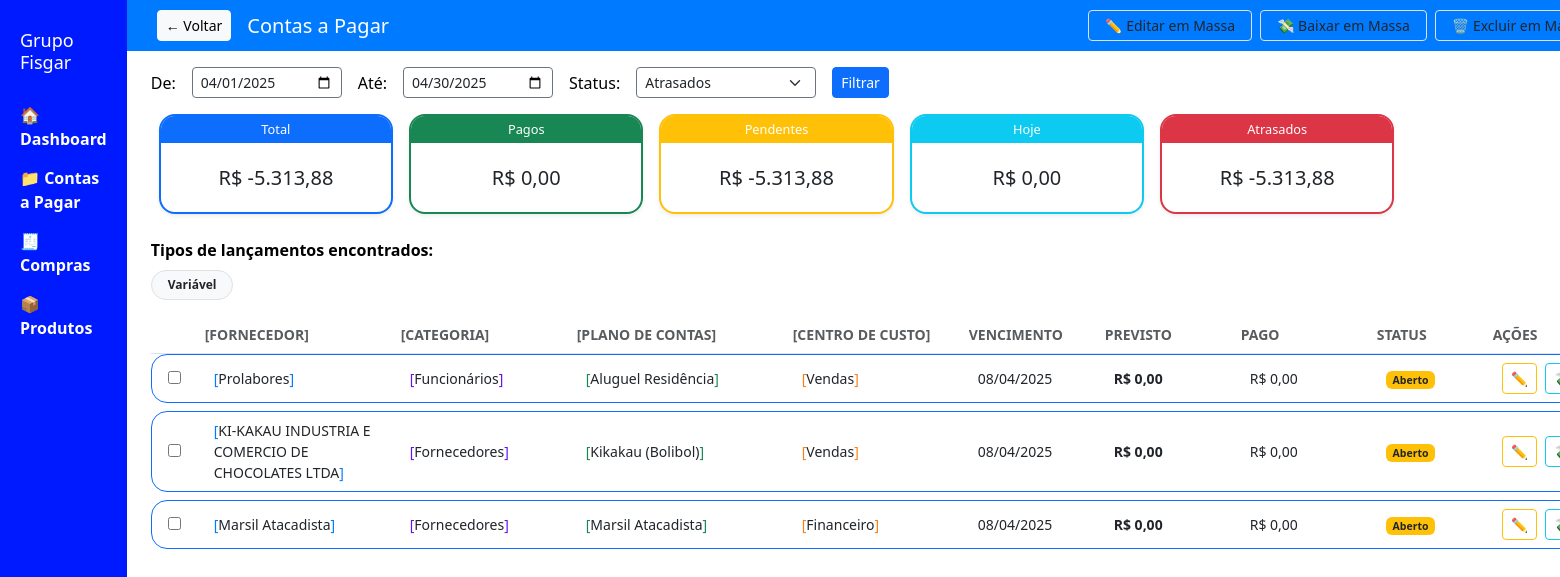
The app's page /contas-a-pagar?status=atrasados with its own data.
### tables this page shows
CREATE TABLE contas_a_pagar (
                codigo INTEGER PRIMARY KEY,
                "vencimento" TEXT, "agendamento" TEXT, "fornecedor" TEXT, "banco_pagamento" TEXT, "banco_previsto" TEXT, "valor" TEXT, "valor_pendente" TEXT, "valor_pago" TEXT, "documento" TEXT, "documento_tipo" TEXT, "pagamento_tipo" TEXT, "plano_de_contas" TEXT, "data_cadastro" TEXT, "data_competencia" TEXT, "data_documento" TEXT, "data_pagamento" TEXT, "arquivo_pagamento" TEXT, "arquivo_documento" TEXT, "arquivo_xml" TEXT, "arquivo_boleto" TEXT, "comentario" TEXT, "recebimento" TEXT, "codigo_externo" TEXT, "empresa" TEXT, "conta" TEXT, "status" TEXT, "categorias" TEXT, "tipo_custo" TEXT
            , centro_de_custo TEXT, tipo TEXT, emissao TEXT, tipo_documento TEXT, tipo_pagamento TEXT);

### routes/contas_a_pagar.py (the view, shortened to what this page needs)
@contas_a_pagar_bp.route("/contas-a-pagar")
def contas_a_pagar():
    try:
        status = request.args.get("status", "Todos")
        from calendar import monthrange
        hoje = datetime.today()
        mes_atual = hoje.month
        ano_atual = hoje.year
        data_inicio = request.args.get("inicio") or f"{ano_atual}-{mes_atual:02d}-01"
        data_fim = request.args.get("fim") or f"{ano_atual}-{mes_atual:02d}-{monthrange(ano_atual, mes_atual)[1]}"
        formato_json = request.args.get("json") == "1"
        hoje = datetime.today()
        data_hoje_str = hoje.strftime("%d/%m/%Y")
        conn = sqlite3.connect("grupo_fisgar.db")
        cursor = conn.cursor()
        cursor.execute("""
            SELECT valor
            FROM contas_a_pagar
            WHERE status IN ('Aberto', 'Pendente', 'Pago Parcialmente')
              AND vencimento < ?
        """, (data_hoje_str,))
        valores_atrasados = [formatar_valor(row[0]) for row in cursor.fetchall()]
        total_atrasado = -sum(valores_atrasados)
        try:
            cursor.execute("""
                SELECT codigo, fornecedor, categorias, centro_de_custo, tipo,
                       vencimento, valor, valor_pago, status, plano_de_contas
                FROM contas_a_pagar
            """)
            dados = cursor.fetchall()
            conn.close()
            dados_filtrados = []
            for d in dados:
                try:
                    vencimento = datetime.strptime(d[5].strip(), "%d/%m/%Y").date()
                except:
                    continue
                if status == "atrasados":
                    if d[8] not in ("Aberto", "Pendente", "Pago Parcialmente") or vencimento >= hoje.date():
                        continue
                if data_inicio and vencimento < datetime.strptime(data_inicio, "%Y-%m-%d").date():
                    continue
                if data_fim and vencimento > datetime.strptime(data_fim, "%Y-%m-%d").date():
                    continue
                if status != "Todos" and status != "atrasados" and d[8] != status:
                    continue
                dados_filtrados.append(d)
            totais = {
                "total": sum(-formatar_valor(d[6]) for d in dados_filtrados),
                "pagos": sum(formatar_valor(d[6]) for d in dados_filtrados if d[8] == "Pago"),
                "pendentes": sum(-formatar_valor(d[6]) for d in dados_filtrados if
                                 d[8] in ("Aberto", "Pendente", "Pago Parcialmente")),
                "hoje": sum(-formatar_valor(d[6]) for d in dados_filtrados
                            if datetime.strptime(d[5], "%d/%m/%Y").date() == hoje.date()),
                "atrasados": sum(-formatar_valor(d[6]) for d in dados_filtrados
                                 if d[8] in ("Aberto", "Pendente", "Pago Parcialmente") and
                                 datetime.strptime(d[5], "%d/%m/%Y").date() < hoje.date())
            }
            lista = [{
                "codigo": d[0],
                "fornecedor": d[1],
                "categoria": d[2],
                "centro": d[3],
                "tipo": d[4],
                "vencimento": d[5],
                "valor": f"R$ {formatar_valor(d[6]):,.2f}".replace(",", "X").replace(".", ",").replace("X", "."),
                "valor_pago": f"R$ {formatar_valor(d[7]):,.2f}".replace(",", "X").replace(".", ",").replace("X", "."),
                "status": d[8],
                "plano": d[9],
                "raw_valor": formatar_valor(d[6])
            } for d in dados_filtrados]
            tipos_unicos = list({item["tipo"] for item in lista if item.get("tipo")})
            return render_template(
                "contas_a_pagar.html",
                lancamentos=lista,
                totais=totais,
                status=status,
                data_inicio=data_inicio,
                data_fim=data_fim,
                hoje=hoje.strftime("%Y-%m-%d"),
                tipos=tipos_unicos
            )
        except Exception as e:
            conn.close()
            return render_template(
                "contas_a_pagar.html",
                error_message=f"Erro ao carregar dados: {str(e)}"
            )
    except Exception as e:
        return jsonify({
            "error": "Erro interno no servidor",
            "details": str(e)
        }), 500

### app.py (called while the page is built)
@app.template_filter("formatar")
def formatar(valor):
    try:
        valor = float(str(valor).replace(",", ".").replace("R$", "").strip())
        return f"R$ {valor:,.2f}".replace(",", "v").replace(".", ",").replace("v", ".")
    except:
        return "R$ 0,00"

### routes/contas_a_pagar.py (called while the page is built)
def formatar_valor(valor):
    try:
        return float(str(valor).replace(",", ".").replace("R$", "").strip())
    except:
        return 0.00

### templates/contas_a_pagar.html (shortened to what this page needs)
<!DOCTYPE html>
<html lang="pt-br">
<head>
  <link href="https://cdn.jsdelivr.net/npm/bootstrap@5.3.2/dist/css/bootstrap.min.css" rel="stylesheet">
</head>
<body>
  <div class="menu-lateral">
    <h2>Grupo Fisgar</h2>
    <a href="/">🏠 Dashboard</a>
    <a href="/contas-a-pagar">📁 Contas a Pagar</a>
    <a href="/compras">🧾 Compras</a>
    <a href="/produtos">📦 Produtos</a>
  </div>
  <div class="conteudo">
    <div class="topo-fixo d-flex justify-content-between align-items-center">
      <div class="d-flex gap-3 align-items-center">
        {% if status != 'Todos' %}
        <a href="/contas-a-pagar" class="btn btn-light btn-sm">← Voltar</a>
        {% endif %}
        <h1 style="margin: 0; font-size: 20px;">Contas a Pagar</h1>
      </div>
      <div class="d-flex gap-2">
        <button type="button" class="btn btn-white btn-sm border px-3 py-1"
            onclick="abrirModalEditarMassa()">✏️ Editar em Massa</button>
        <button type="button" class="btn btn-white btn-sm border px-3 py-1"
                title="Dar baixa nos selecionados"
                onclick="abrirModalBaixarMassa()">
          💸 Baixar em Massa
        </button>
        <form method="POST" action="/excluir-massa" id="form-excluir-topo" onsubmit="return confirmarExclusao();">
          <button type="submit" class="btn btn-white btn-sm border px-3 py-1" title="Excluir selecionados">
            🗑️ Excluir em Massa
          </button>
        </form>
      </div>
    </div>
    <form method="get" class="d-flex align-items-center gap-3 py-3 px-4">
      <label for="inicio" class="mb-0">De:</label>
      <input type="date" name="inicio" id="inicio" value="{{ data_inicio }}" class="form-control form-control-sm bg-white text-dark border-secondary" style="max-width: 150px;">
      <label for="fim" class="mb-0">Até:</label>
      <input type="date" name="fim" id="fim" value="{{ data_fim }}" class="form-control form-control-sm bg-white text-dark border-secondary" style="max-width: 150px;">
      <label for="status" class="mb-0">Status:</label>
      <select name="status" id="status" class="form-select form-select-sm bg-white text-dark border-secondary" style="max-width: 180px;">
        <option value="atrasados" {% if status =='atrasados' %}selected{% endif %}>Atrasados</option>
      </select>
      <button type="submit" class="btn btn-primary btn-sm">Filtrar</button>
    </form>
<div class="row g-3 mx-4 mb-4">
  {% set cores = {'total': 'primary', 'pagos': 'success', 'pendentes': 'warning', 'hoje': 'info', 'atrasados': 'danger'} %}
  {% for chave, valor in totais.items() %}
    <div class="col-md-2 col-sm-4 col-6">
      {% if chave == 'atrasados' %}
        <a href="/contas-a-pagar?status={{ chave }}" style="text-decoration: none;">
      {% endif %}
      <div class="card border border-{{ cores[chave] }} border-2 rounded-4 shadow-sm overflow-hidden"
           style="background-color: #ffffff; min-height: 100px; transition: 0.2s ease-in-out; cursor: pointer;"
           onmouseover="this.style.transform='scale(1.02)'"
           onmouseout="this.style.transform='scale(1)'"
           {% if chave == 'hoje' %}onclick="abrirModalLancamentosHoje()"{% endif %}>
        <div class="bg-{{ cores[chave] }} text-white py-1 px-2 text-center" style="font-size: 0.8rem;">
          {{ chave | capitalize }}
        </div>
        <div class="card-body d-flex align-items-center justify-content-center fs-5 text-dark">
          {{ (valor * -1) | formatar }}
        </div>
      </div>
      {% if chave == 'atrasados' %}
        </a>
      {% endif %}
    </div>
  {% endfor %}
</div>
    {% if tipos %}
    <div class="mx-4 mb-3">
      <label class="fw-bold">Tipos de lançamentos encontrados:</label>
      <div class="d-flex flex-wrap gap-2 mt-2">
        {% for t in tipos %}
          <span class="badge rounded-pill bg-light border text-dark px-3 py-2">
            {{ t }}
          </span>
        {% endfor %}
      </div>
    </div>
    {% endif %}
    <div class="mx-4 sticky-top bg-white py-2 border-bottom text-muted small" style="z-index: 10;">
      <div class="d-flex gap-3 ps-2 fw-bold text-uppercase">
        <div style="width: 30px;"></div>
        <div style="width: 180px;">[Fornecedor]</div>
        <div style="width: 160px;">[Categoria]</div>
        <div style="width: 200px;">[Plano de Contas]</div>
        <div style="width: 160px;">[Centro de Custo]</div>
        <div style="width: 120px;">Vencimento</div>
        <div style="width: 120px;">Previsto</div>
        <div style="width: 120px;">Pago</div>
        <div style="width: 100px;">Status</div>
        <div style="width: 110px;">Ações</div>
      </div>
    </div>
    <form method="POST" action="/excluir-massa" id="form-excluir" onsubmit="return confirmarExclusao();">
      {% for item in lancamentos %}
      <div class="border border-primary rounded-4 d-flex align-items-center px-3 py-2 mb-2 mx-4 bg-white text-dark small">
        <div class="d-flex align-items-center gap-3 w-100">
          <div style="width: 30px;">
            <input type="checkbox" name="codigos" value="{{ item.codigo }}">
          </div>
          <div style="width: 180px;"><span style="color: #007bff;">[</span>{{ item.fornecedor }}<span style="color: #007bff;">]</span></div>
          <div style="width: 160px;"><span style="color: #6610f2;">[</span>{{ item.categoria }}<span style="color: #6610f2;">]</span></div>
          <div style="width: 200px;"><span style="color: #198754;">[</span>{{ item.plano }}<span style="color: #198754;">]</span></div>
          <div style="width: 160px;"><span style="color: #fd7e14;">[</span>{{ item.centro }}<span style="color: #fd7e14;">]</span></div>
          <div style="width: 120px;">{{ item.vencimento }}</div>
          <div style="width: 120px;"><strong>{{ item.valor | formatar }}</strong></div>
          <div style="width: 120px;">{{ item.valor_pago | formatar }}</div>
          <div style="width: 100px;">
            <span class="badge
              {% if item.status == 'Pago' %}bg-success
              {% elif item.status == 'Aberto' %}bg-warning text-dark
              {% elif item.status == 'Atrasado' %}bg-danger
              {% else %}bg-secondary{% endif %}">
              {{ item.status }}
            </span>
          </div>
<div class="d-flex flex-row gap-2" style="width: 110px;">
  <button class="btn btn-outline-warning btn-sm px-2 py-1"
          type="button"
          title="Editar"
          onclick="abrirModalEditar('{{ item.codigo }}')">
    ✏️
  </button>
  <button class="btn btn-outline-info btn-sm px-2 py-1"
          type="button"
          title="Dar baixa"
          onclick="abrirModalBaixar('{{ item.codigo }}')">
  </button>
</div>>
        </div>
      </div>
      {% endfor %}
    </form>
  </body>
</html>

### templates/contas_a_pagar.html (style rules this page uses)
body { margin: 0; background-color: #ffffff; color: #000000; font-family: 'Segoe UI', sans-serif; display: flex; }
.menu-lateral { width: 220px; background-color: #001aff; padding: 30px 20px; min-height: 100vh; color: white; }
.menu-lateral h2 { font-size: 18px; margin-bottom: 30px; }
.menu-lateral a { color: white; text-decoration: none; display: block; margin-bottom: 15px; font-weight: bold; }
.conteudo { flex: 1; }
.topo-fixo { position: sticky; top: 0; background-color: #007bff; padding: 10px 30px; display: flex; justify-content: space-between; align-items: center; z-index: 1000; }
.topo-fixo h1 { margin: 0; font-size: 20px; color: white; }

### records on screen
contas_a_pagar: tipo "Variável", fornecedor "Marsil Atacadista", categoria "Fornecedores", plano "Marsil Atacadista", centro "Financeiro", vencimento "08/04/2025", valor "R$ 0,00", valor_pago "R$ 0,00", status "Aberto"
contas_a_pagar: fornecedor "Prolabores", categoria "Funcionários", plano "Aluguel Residência", centro "Vendas", vencimento "08/04/2025", valor "R$ 0,00", valor_pago "R$ 0,00", status "Aberto"
contas_a_pagar: fornecedor "KI-KAKAU INDUSTRIA E COMERCIO DE CHOCOLATES LTDA", categoria "Fornecedores", plano "Kikakau (Bolibol)", centro "Vendas", vencimento "08/04/2025", valor "R$ 0,00", valor_pago "R$ 0,00", status "Aberto"

### other values on screen
{{ chave | capitalize }} "Total" "Pagos" "Pendentes" "Hoje" "Atrasados"
{{ (valor * -1) | formatar }} "R$ -5.313,88" "R$ 0,00" "R$ -5.313,88" "R$ 0,00" "R$ -5.313,88"
